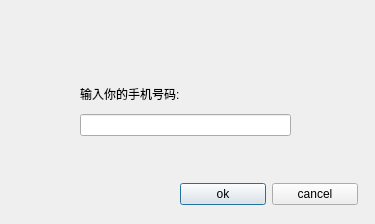
<?xml version="1.0" encoding="UTF-8"?>
<ui version="4.0">
 <class>FindPasswordDialog</class>
 <widget class="QDialog" name="FindPasswordDialog">
  <property name="geometry">
   <rect>
    <x>0</x>
    <y>0</y>
    <width>375</width>
    <height>224</height>
   </rect>
  </property>
  <property name="windowTitle">
   <string>Dialog</string>
  </property>
  <widget class="QWidget" name="layoutWidget">
   <property name="geometry">
    <rect>
     <x>80</x>
     <y>80</y>
     <width>211</width>
     <height>56</height>
    </rect>
   </property>
   <layout class="QVBoxLayout" name="verticalLayout">
    <property name="sizeConstraint">
     <enum>QLayout::SetDefaultConstraint</enum>
    </property>
    <item>
     <widget class="QLabel" name="label">
      <property name="text">
       <string>输入你的手机号码:</string>
      </property>
     </widget>
    </item>
    <item>
     <widget class="QLineEdit" name="phonenumStr"/>
    </item>
   </layout>
  </widget>
  <widget class="QWidget" name="layoutWidget">
   <property name="geometry">
    <rect>
     <x>180</x>
     <y>180</y>
     <width>178</width>
     <height>29</height>
    </rect>
   </property>
   <layout class="QHBoxLayout" name="horizontalLayout">
    <item>
     <widget class="QPushButton" name="okbtn">
      <property name="text">
       <string>ok</string>
      </property>
     </widget>
    </item>
    <item>
     <widget class="QPushButton" name="cancelbtn">
      <property name="text">
       <string>cancel</string>
      </property>
      <property name="autoDefault">
       <bool>false</bool>
      </property>
     </widget>
    </item>
   </layout>
  </widget>
 </widget>
 <resources/>
 <connections/>
</ui>
